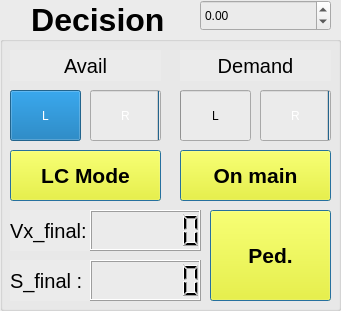
  <widget class="QGroupBox" name="groupBox_4">
   <property name="geometry">
    <rect>
     <x>540</x>
     <y>610</y>
     <width>341</width>
     <height>311</height>
    </rect>
   </property>
   <property name="font">
    <font>
     <family>Ubuntu</family>
     <pointsize>24</pointsize>
     <weight>75</weight>
     <bold>true</bold>
    </font>
   </property>
   <property name="layoutDirection">
    <enum>Qt::LeftToRight</enum>
   </property>
   <property name="styleSheet">
    <string notr="true">background-color: rgb(235, 235, 235);</string>
   </property>
   <property name="title">
    <string>   Decision</string>
   </property>
   <property name="alignment">
    <set>Qt::AlignLeading|Qt::AlignLeft|Qt::AlignVCenter</set>
   </property>
   <property name="flat">
    <bool>false</bool>
   </property>
   <property name="checkable">
    <bool>false</bool>
   </property>
   <widget class="QProgressBar" name="LC_left_progress">
    <property name="geometry">
     <rect>
      <x>10</x>
      <y>90</y>
      <width>71</width>
      <height>51</height>
     </rect>
    </property>
    <property name="layoutDirection">
     <enum>Qt::LeftToRight</enum>
    </property>
    <property name="maximum">
     <number>1</number>
    </property>
    <property name="value">
     <number>1</number>
    </property>
    <property name="format">
     <string>L</string>
    </property>
   </widget>
   <widget class="QProgressBar" name="LC_right_progress">
    <property name="geometry">
     <rect>
      <x>90</x>
      <y>90</y>
      <width>71</width>
      <height>51</height>
     </rect>
    </property>
    <property name="layoutDirection">
     <enum>Qt::RightToLeft</enum>
    </property>
    <property name="maximum">
     <number>1</number>
    </property>
    <property name="value">
     <number>0</number>
    </property>
    <property name="orientation">
     <enum>Qt::Horizontal</enum>
    </property>
    <property name="format">
     <string>R</string>
    </property>
   </widget>
   <widget class="QLabel" name="label_16">
    <property name="geometry">
     <rect>
      <x>10</x>
      <y>50</y>
      <width>151</width>
      <height>31</height>
     </rect>
    </property>
    <property name="font">
     <font>
      <pointsize>15</pointsize>
     </font>
    </property>
    <property name="styleSheet">
     <string notr="true">background-color: rgb(235, 235, 235);</string>
    </property>
    <property name="text">
     <string>Avail</string>
    </property>
    <property name="alignment">
     <set>Qt::AlignCenter</set>
    </property>
   </widget>
   <widget class="QLabel" name="label_17">
    <property name="geometry">
     <rect>
      <x>180</x>
      <y>50</y>
      <width>151</width>
      <height>31</height>
     </rect>
    </property>
    <property name="font">
     <font>
      <pointsize>15</pointsize>
     </font>
    </property>
    <property name="styleSheet">
     <string notr="true">background-color: rgb(235, 235, 235);</string>
    </property>
    <property name="text">
     <string>Demand</string>
    </property>
    <property name="alignment">
     <set>Qt::AlignCenter</set>
    </property>
   </widget>
   <widget class="QPushButton" name="led_lcmode">
    <property name="geometry">
     <rect>
      <x>10</x>
      <y>150</y>
      <width>151</width>
      <height>51</height>
     </rect>
    </property>
    <property name="font">
     <font>
      <pointsize>16</pointsize>
      <weight>75</weight>
      <bold>true</bold>
     </font>
    </property>
    <property name="focusPolicy">
     <enum>Qt::NoFocus</enum>
    </property>
    <property name="styleSheet">
     <string notr="true">background-color: yellow;</string>
    </property>
    <property name="text">
     <string>LC Mode</string>
    </property>
    <property name="default">
     <bool>true</bool>
    </property>
    <property name="flat">
     <bool>false</bool>
    </property>
   </widget>
   <widget class="QPushButton" name="led_ped">
    <property name="geometry">
     <rect>
      <x>210</x>
      <y>210</y>
      <width>121</width>
      <height>91</height>
     </rect>
    </property>
    <property name="font">
     <font>
      <pointsize>16</pointsize>
      <weight>75</weight>
      <bold>true</bold>
     </font>
    </property>
    <property name="focusPolicy">
     <enum>Qt::NoFocus</enum>
    </property>
    <property name="styleSheet">
     <string notr="true">background-color: yellow;</string>
    </property>
    <property name="text">
     <string>Ped.</string>
    </property>
    <property name="default">
     <bool>true</bool>
    </property>
    <property name="flat">
     <bool>false</bool>
    </property>
   </widget>
   <widget class="QProgressBar" name="LC_left_demand">
    <property name="geometry">
     <rect>
      <x>180</x>
      <y>90</y>
      <width>71</width>
      <height>51</height>
     </rect>
    </property>
    <property name="layoutDirection">
     <enum>Qt::LeftToRight</enum>
    </property>
    <property name="maximum">
     <number>1</number>
    </property>
    <property name="value">
     <number>0</number>
    </property>
    <property name="format">
     <string>L</string>
    </property>
   </widget>
   <widget class="QProgressBar" name="LC_right_demand">
    <property name="geometry">
     <rect>
      <x>260</x>
      <y>90</y>
      <width>71</width>
      <height>51</height>
     </rect>
    </property>
    <property name="layoutDirection">
     <enum>Qt::RightToLeft</enum>
    </property>
    <property name="maximum">
     <number>1</number>
    </property>
    <property name="value">
     <number>0</number>
    </property>
    <property name="orientation">
     <enum>Qt::Horizontal</enum>
    </property>
    <property name="format">
     <string>R</string>
    </property>
   </widget>
   <widget class="QPushButton" name="led_main">
    <property name="geometry">
     <rect>
      <x>180</x>
      <y>150</y>
      <width>151</width>
      <height>51</height>
     </rect>
    </property>
    <property name="font">
     <font>
      <pointsize>16</pointsize>
      <weight>75</weight>
      <bold>true</bold>
     </font>
    </property>
    <property name="focusPolicy">
     <enum>Qt::NoFocus</enum>
    </property>
    <property name="styleSheet">
     <string notr="true">background-color: yellow;</string>
    </property>
    <property name="text">
     <string>On main</string>
    </property>
    <property name="default">
     <bool>true</bool>
    </property>
    <property name="flat">
     <bool>false</bool>
    </property>
   </widget>
   <widget class="QLabel" name="label_3">
    <property name="geometry">
     <rect>
      <x>10</x>
      <y>210</y>
      <width>81</width>
      <height>41</height>
     </rect>
    </property>
    <property name="font">
     <font>
      <pointsize>15</pointsize>
     </font>
    </property>
    <property name="styleSheet">
     <string notr="true">background-color: rgb(235, 235, 235);</string>
    </property>
    <property name="text">
     <string>Vx_final:</string>
    </property>
   </widget>
   <widget class="QLabel" name="label_4">
    <property name="geometry">
     <rect>
      <x>10</x>
      <y>260</y>
      <width>81</width>
      <height>41</height>
     </rect>
    </property>
    <property name="font">
     <font>
      <pointsize>15</pointsize>
     </font>
    </property>
    <property name="styleSheet">
     <string notr="true">background-color: rgb(235, 235, 235);</string>
    </property>
    <property name="text">
     <string>S_final :</string>
    </property>
   </widget>
   <widget class="QLCDNumber" name="gui_vx_final">
    <property name="geometry">
     <rect>
      <x>90</x>
      <y>210</y>
      <width>111</width>
      <height>41</height>
     </rect>
    </property>
    <property name="font">
     <font>
      <pointsize>10</pointsize>
     </font>
    </property>
    <property name="digitCount">
     <number>6</number>
    </property>
   </widget>
   <widget class="QLCDNumber" name="gui_s_final">
    <property name="geometry">
     <rect>
      <x>90</x>
      <y>260</y>
      <width>111</width>
      <height>41</height>
     </rect>
    </property>
    <property name="font">
     <font>
      <pointsize>10</pointsize>
     </font>
    </property>
    <property name="digitCount">
     <number>6</number>
    </property>
   </widget>
   <widget class="QDoubleSpinBox" name="gui_gps_heading_offset">
    <property name="geometry">
     <rect>
      <x>200</x>
      <y>0</y>
      <width>131</width>
      <height>31</height>
     </rect>
    </property>
    <property name="minimum">
     <double>-10.000000000000000</double>
    </property>
    <property name="maximum">
     <double>10.000000000000000</double>
    </property>
    <property name="singleStep">
     <double>0.100000000000000</double>
    </property>
   </widget>
  </widget>
